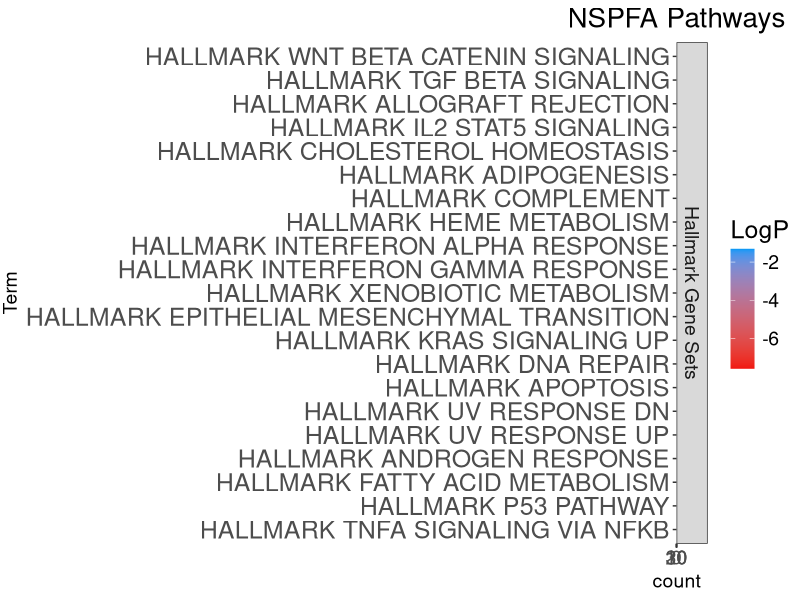
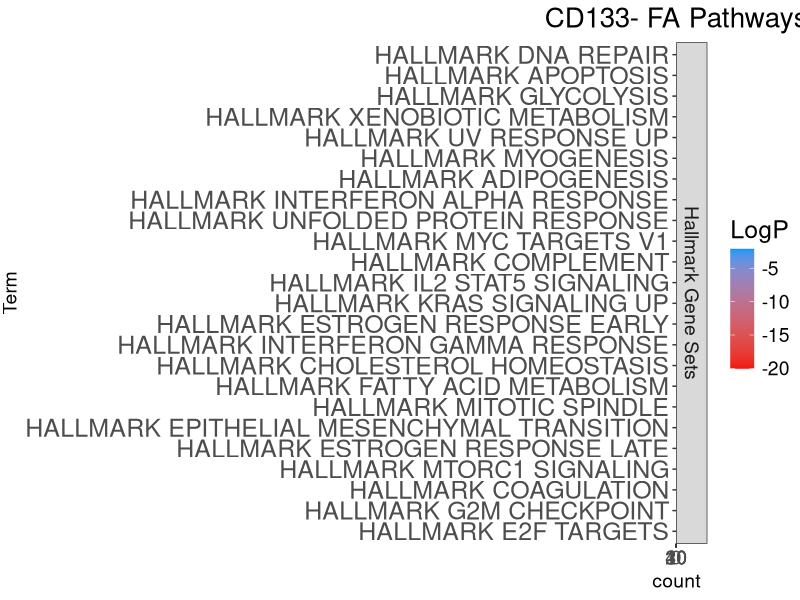
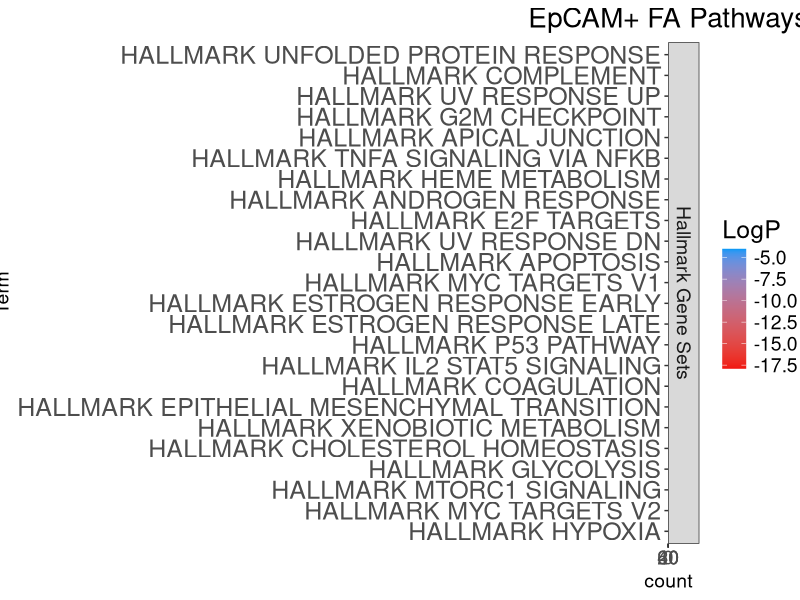
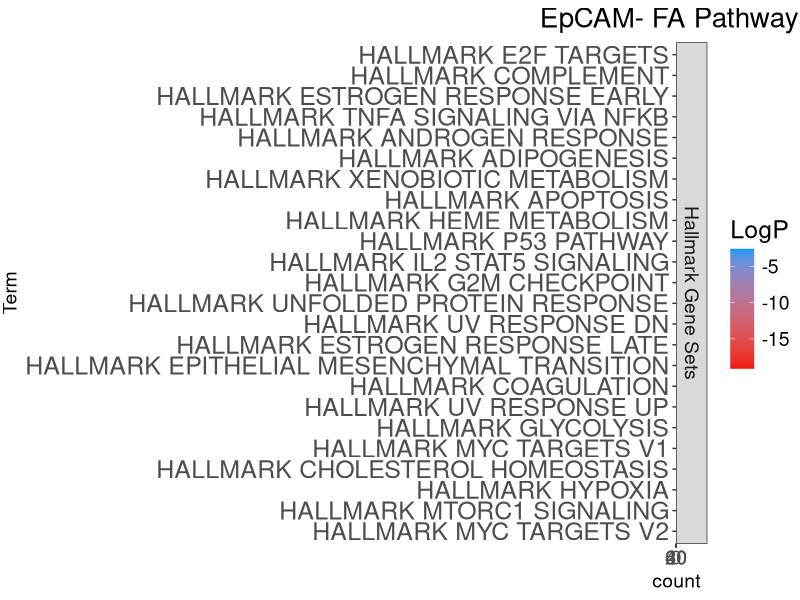

Source code (R) for these figures, in order:
## SP FA MsigDB top pathways
library(tidyverse)
library(ggplot2)
library(patchwork)
library(readxl)

sp_data <- read.csv("SP FA_MSigdb.csv", header = T)
sp_data <- sp_data %>% arrange(desc(LogP))
sp_data$Term <- factor(sp_data$Term, levels = rev(sp_data$Term))

spfa<- ggplot(sp_data, aes(y = count, x = Term, fill = LogP)) + 
  geom_bar(stat = "identity", position = "dodge")+
  ggtitle("SP FA Pathways")+   
  facet_grid(Category~., scales = "free", space = "free") + 
  scale_fill_gradient(low="#F11712",high="#0099F7") +
  coord_flip() + 
  theme_bw() +
  theme(plot.title = element_text(hjust = 0.5, size = (20)), #加在element_text()里面：标题位置：hjust = 0.5（中间）；1（右对齐）,字体：family = "Arial"；加粗：face = "bold"
        strip.text.y = element_text(size = 14),
        legend.position ="right",
        legend.title = element_text(size=18),
        legend.text = element_text(size=14),
        axis.text.x = element_text(size=14),
        axis.text.y = element_text(size=18),
        axis.title.x = element_text(size=14),
        axis.title.y = element_text(size=14))

ggsave(spfa,"spfa_msigdb.jpg", width = 12, height = 10)

##############################
nsp_data <- read_excel("SP FA_MSigdb.xlsx", sheet = 2)
nsp_data <- nsp_data %>% arrange(desc(LogP))
nsp_data$Term <- factor(nsp_data$Term, levels = rev(nsp_data$Term))

nspfa<- ggplot(nsp_data, aes(y = count, x = Term, fill= LogP)) + 
  geom_bar(stat = "identity", position = "dodge")+
  ggtitle("NSPFA Pathways")+   
  facet_grid(Category~., scales = "free", space = "free") + 
  scale_fill_gradient(low="#F11712",high="#0099F7") +
  coord_flip() + 
  theme_bw() +
  theme(plot.title = element_text(hjust = 0.5, size = (20)), 
        strip.text.y = element_text(size = 14),
        legend.position ="right",
        legend.title = element_text(size=18),
        legend.text = element_text(size=14),
        axis.text.x = element_text(size=14),
        axis.text.y = element_text(size=18),
        axis.title.x = element_text(size=14),
        axis.title.y = element_text(size=14))

ggsave("nspfa_msigdb.jpg",plot = last_plot(), width = 12, height = 10, dpi = 300)
######################################################################
cd133nfa_data <- read_excel("SP FA_MSigdb.xlsx", sheet = 4)
cd133nfa_data <- cd133nfa_data %>% arrange(desc(LogP))
cd133nfa_data$Term <- factor(cd133nfa_data$Term, levels = rev(cd133nfa_data$Term))

cd133nfa<- ggplot(cd133nfa_data, aes(y = count, x = Term, fill = LogP)) + 
  geom_bar(stat = "identity", position = "dodge")+
  ggtitle("CD133- FA Pathways")+   
  facet_grid(Category~., scales = "free", space = "free") + 
  scale_fill_gradient(low="#F11712",high="#0099F7") +
  coord_flip() + 
  theme_bw() +
  theme(plot.title = element_text(hjust = 0.5, size = (20)), 
        strip.text.y = element_text(size = 14),
        legend.position ="right",
        legend.title = element_text(size=18),
        legend.text = element_text(size=14),
        axis.text.x = element_text(size=14),
        axis.text.y = element_text(size=18),
        axis.title.x = element_text(size=14),
        axis.title.y = element_text(size=14))

ggsave("cd133nfa_msigdb.jpg",plot = last_plot(), width = 12, height = 10, dpi = 300)
######################################################################

epcampfa_data <- read_excel("SP FA_MSigdb.xlsx", sheet = 5)
epcampfa_data <- epcampfa_data %>% arrange(desc(LogP))
epcampfa_data$Term <- factor(epcampfa_data$Term, 
                             levels = rev(epcampfa_data$Term))

epcampfa<- ggplot(epcampfa_data, aes(y = count, x = Term, fill = LogP)) + 
  geom_bar(stat = "identity", position = "dodge")+
  ggtitle("EpCAM+ FA Pathways")+   
  facet_grid(Category~., scales = "free", space = "free") + 
  scale_fill_gradient(low="#F11712",high="#0099F7") +
  coord_flip() + 
  theme_bw() +
  theme(plot.title = element_text(hjust = 0.5, size = (20)), 
        strip.text.y = element_text(size = 14),
        legend.position ="right",
        legend.title = element_text(size=18),
        legend.text = element_text(size=14),
        axis.text.x = element_text(size=14),
        axis.text.y = element_text(size=18),
        axis.title.x = element_text(size=14),
        axis.title.y = element_text(size=14))

ggsave("epcampfa_msigdb.jpg",plot = last_plot(), width = 12, height = 10,
       dpi = 300)

##############################################################################

epcamnfa_data <- read_excel("SP FA_MSigdb.xlsx", sheet = 6)
epcamnfa_data <- epcamnfa_data %>% arrange(desc(LogP))
epcamnfa_data$Term <- factor(epcamnfa_data$Term, 
                             levels = rev(epcamnfa_data$Term))

epcamnfa<- ggplot(epcamnfa_data, aes(y = count, x = Term, fill = LogP)) + 
  geom_bar(stat = "identity", position = "dodge")+
  ggtitle("EpCAM- FA Pathways")+   
  facet_grid(Category~., scales = "free", space = "free") + 
  scale_fill_gradient(low="#F11712",high="#0099F7") +
  coord_flip() + 
  theme_bw() +
  theme(plot.title = element_text(hjust = 0.5, size = (20)), 
        strip.text.y = element_text(size = 14),
        legend.position ="right",
        legend.title = element_text(size=18),
        legend.text = element_text(size=14),
        axis.text.x = element_text(size=14),
        axis.text.y = element_text(size=18),
        axis.title.x = element_text(size=14),
        axis.title.y = element_text(size=14))

ggsave("epcamnfa_msigdb.jpg",plot = last_plot(), width = 12, height = 10,
       dpi = 300)































































